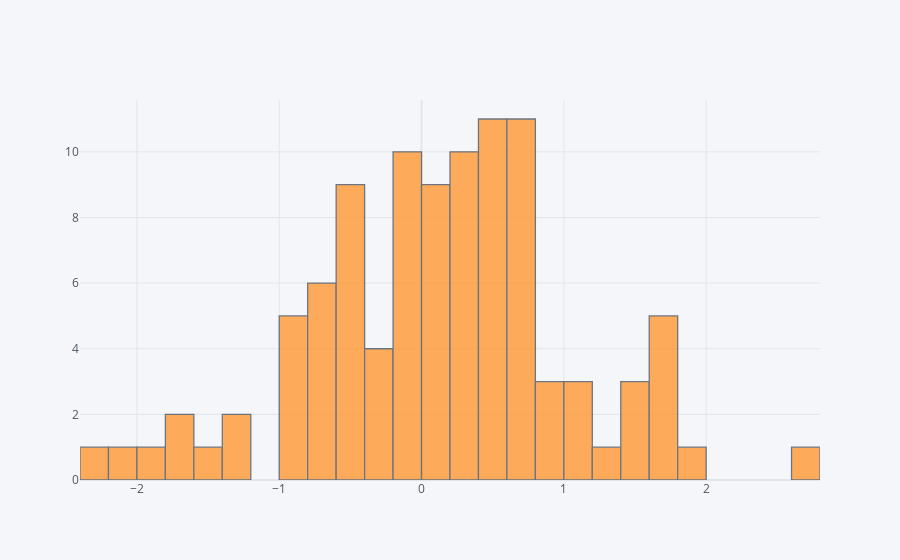

Write notebook code for a chart like this one.
### Markdown cell above
# Histrogram

### Code cell
fake_df['A'].iplot(kind='hist', bins=35)

### Figure 1 — Plotly figure (JSON) as saved in the notebook; plotly's stock layout.template omitted (floating-point values rounded to 4 significant figures)
{"data": [{"histfunc": "count", "histnorm": "", "marker": {"color": "rgba(255, 153, 51, 1.0)", "line": {"color": "#4D5663", "width": 1.3}}, "name": "A", "nbinsx": 35, "opacity": 0.8, "orientation": "v", "type": "histogram", "x": [0.5177, 0.2612, -2.077, 0.4376, -0.7973, -0.9782, 0.02179, -1.823, 1.766, 0.6141, -0.1035, -0.005438, 0.1456, -1.602, 0.3641, 1.893, 0.5581, -1.672, -0.7641, -0.01744, 0.6749, 0.7921, -0.817, -0.4035, 0.6539, -0.124, 1.403, -0.5827, 1.17, -1.322, 0.2702, 1.13, -0.1978, 0.9146, 0.6789, 0.7264, -0.4271, 1.777, 1.726, 0.1007, 0.5584, -0.3598, 0.2732, -0.9058, 0.6656, 0.7376, 0.4292, -0.6674, 0.3312, -0.3819, 0.4081, 1.745, 2.777, -0.05003, 0.1734, -0.5605, 0.0615, -0.5563, 0.6872, 1.309, 0.8658, -0.4138, -0.5749, -0.04603, -0.7835, 0.3367, 0.5649, 0.7412, 0.03745, -0.3144, 0.1276, 1.428, -0.1008, 0.4434, 0.6397, 0.05751, 0.5563, -0.1993, 1.777, 0.3884, 0.5974, -2.337, 0.3718, -0.6084, 1.401, -0.7071, -0.1571, -0.5998, -0.528, 0.1362, 0.2073, 0.9195, -1.303, -0.2206, -0.941, -0.8893, 1.093, 0.4224, 0.2388, -1.544]}], "layout": {"barmode": "overlay", "legend": {"bgcolor": "#F5F6F9", "font": {"color": "#4D5663"}}, "paper_bgcolor": "#F5F6F9", "plot_bgcolor": "#F5F6F9", "title": {"font": {"color": "#4D5663"}}, "xaxis": {"gridcolor": "#E1E5ED", "showgrid": true, "tickfont": {"color": "#4D5663"}, "title": {"font": {"color": "#4D5663"}, "text": ""}, "zerolinecolor": "#E1E5ED"}, "yaxis": {"gridcolor": "#E1E5ED", "showgrid": true, "tickfont": {"color": "#4D5663"}, "title": {"font": {"color": "#4D5663"}, "text": ""}, "zerolinecolor": "#E1E5ED"}}}
